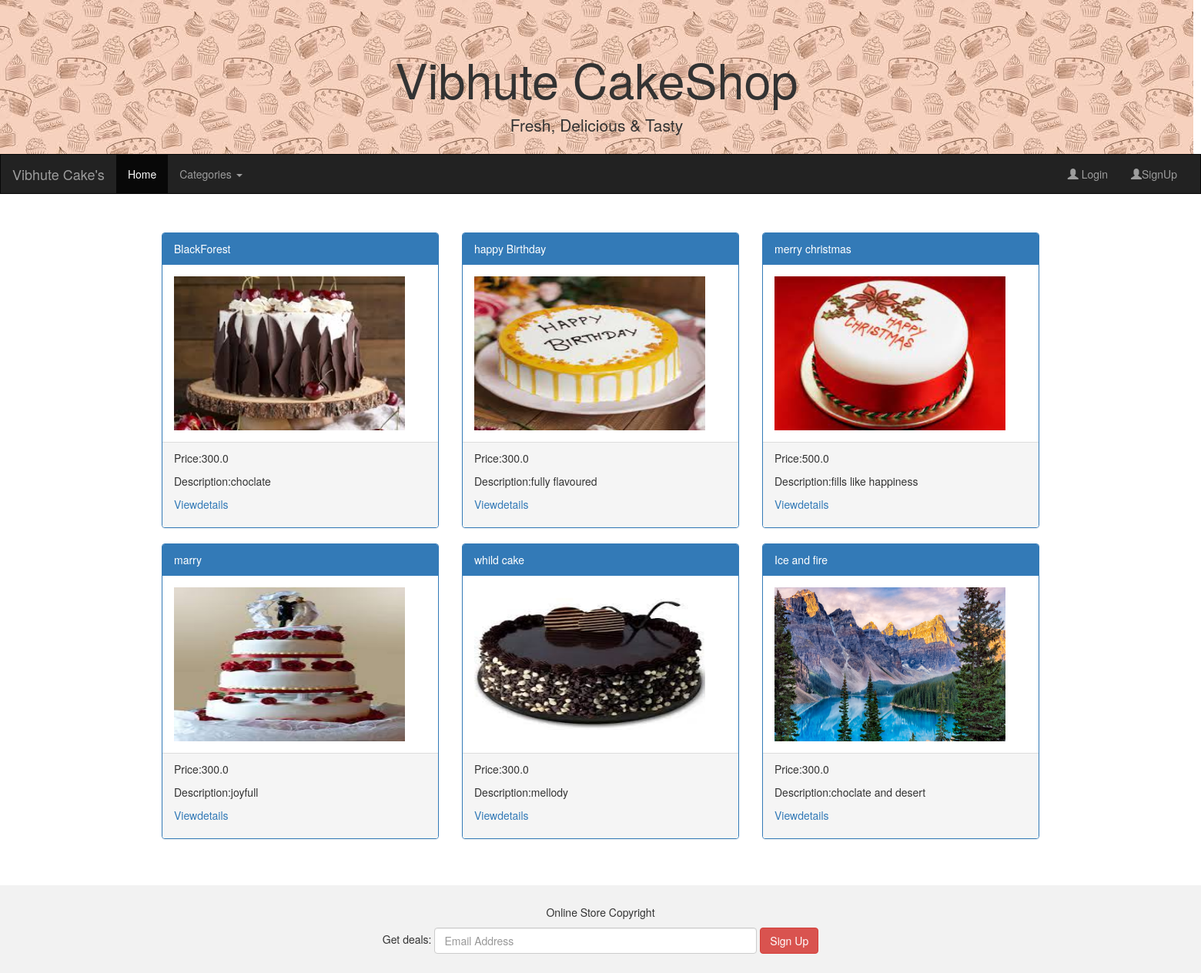
The page / on the database its author committed.
### Adminapp/models.py (models this page shows, shortened)
class Cake(models.Model):
    cake_name=models.CharField(max_length=100)
    price=models.FloatField(default=300)
    description=models.CharField(max_length=100)
    imageurl=models.ImageField(upload_to="Images",default='abc.jpg')
    category=models.ForeignKey(Category,on_delete=models.CASCADE)
    class Meta:
        db_table="Cake"

### Userapp/views.py (the view)
# urls.py: path('',views.Homepage),  #here we left the quotes blank so when server runs it directly open the Homepage without typing in url.
def Homepage(request):
    cats=Category.objects.all()
    cakes=Cake.objects.all()
    return render(request,'Master.html',{'cats':cats ,'cakes':cakes})

### Userapp/templates/Master.html (shortened to what this page needs)
{%load static%}
<!DOCTYPE html>
<html lang="en">
<head>
  <link rel="stylesheet" href="https://maxcdn.bootstrapcdn.com/bootstrap/3.4.1/css/bootstrap.min.css">
</head>
<body>
<div class="jumbotron">
  <div class="container text-center">
    <h1>Vibhute CakeShop</h1>
    <p>Fresh, Delicious & Tasty</p>
  </div>
</div>
<nav class="navbar navbar-inverse">
  <div class="container-fluid">
    <div class="navbar-header">
      {%if 'uname' in request.session%}
           <a class="navbar-brand" href="#">Wellcome {{request.session.uname}}</a>
        {%else%}
            <a class="navbar-brand" href="#">Vibhute Cake's</a>
      {%endif%}
    </div>
    <div class="collapse navbar-collapse" id="myNavbar">
      <ul class="nav navbar-nav">
        <li class="active"><a href="/">Home</a></li>
        <li class="dropdown">
            <a class="dropdown-toggle" data-toggle="dropdown" href="#">Categories
            <span class="caret"></span></a>
          </li>
      </ul>
      <ul class="nav navbar-nav navbar-right">
        {%if 'uname' in request.session%}
            <li><a href="/Logout"><span class="glyphicon glyphicon-user"></span> Logout</a></li>
            <li><a href="/ShowAllCartItems"><span class="glyphicon glyphicon-shopping-cart"></span> Cart</a></li>
          {%else%}
            <li><a href="/Login"><span class="glyphicon glyphicon-user"></span> Login</a></li>
            <li><a href="/Signup"><span class="glyphicon glyphicon-user"></span>SignUp</a></li>
        {%endif%}
      </ul>
    </div>
  </div>
</nav>
{% block content%}
<div class="container">
  <div class="row">
    {%for cake in cakes%}
    <div class="col-sm-4">
      <div class="panel panel-primary">
        <div class="panel-heading">{{cake.cake_name}}</div>
        <div class="panel-body"><img src="{{cake.imageurl.url}}" class="img-responsive" style="width:300px ; height:200px" alt="Image"></div>
        <div class="panel-footer">
          <p>Price:{{cake.price}}</p>
          <p>Description:{{cake.description}}</p>
          <p><a href="/Viewdetails/{{cake.id}}">Viewdetails</a></p>
        </div>
      </div>
    </div>
    {%endfor%}
  </div>
</div><br><br>
{%endblock%}
<footer class="container-fluid text-center">
  <p>Online Store Copyright</p>
  <form class="form-inline">Get deals:
    <input type="email" class="form-control" size="50" placeholder="Email Address">
    <button type="button" class="btn btn-danger">Sign Up</button>
  </form>
</footer>
</body>
</html>

### rows shown on the page
Cake: cake_name "BlackForest", imageurl (picture), price "300.0", description "choclate"
Cake: cake_name "happy Birthday", imageurl (picture), price "300.0", description "fully flavoured"
Cake: cake_name "merry christmas", imageurl (picture), price "500.0", description "fills like happiness"
Cake: cake_name "marry", imageurl (picture), price "300.0", description "joyfull"
Cake: cake_name "whild cake", imageurl (picture), price "300.0", description "mellody"
Cake: cake_name "Ice and fire", imageurl (picture), price "300.0", description "choclate and desert"
